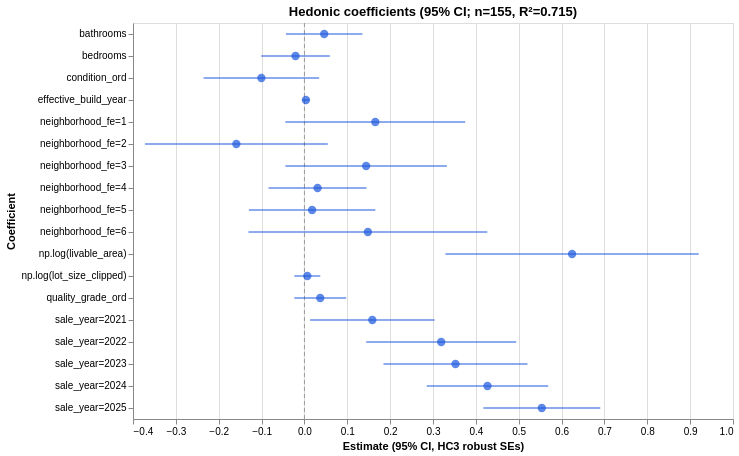

Vega-Lite specification stored for this chart:
### Vega-Lite specification from a JSON file in a GitHub repository (floating-point values rounded to 4 significant figures)
{"config": {"view": {"continuousWidth": 300, "continuousHeight": 300}}, "layer": [{"data": {"name": "data-d285a7403ed98ae579761d64a864032b"}, "mark": {"type": "rule", "color": "#999", "strokeDash": [4, 3]}, "encoding": {"x": {"field": "x", "type": "quantitative"}}}, {"data": {"name": "data-ffaed5614ad362d4172f4ca7e92766de"}, "mark": {"type": "rule", "color": "#1a56db"}, "encoding": {"x": {"field": "ci_lo", "type": "quantitative"}, "x2": {"field": "ci_hi"}, "y": {"field": "term_short", "sort": "-x", "title": "Coefficient", "type": "nominal"}}}, {"data": {"name": "data-ffaed5614ad362d4172f4ca7e92766de"}, "mark": {"type": "point", "color": "#1a56db", "filled": true, "size": 70}, "encoding": {"tooltip": [{"field": "term_short", "title": "term", "type": "nominal"}, {"field": "estimate", "format": ".4f", "type": "quantitative"}, {"field": "std_err_hc3", "format": ".4f", "type": "quantitative"}, {"field": "ci_lo", "format": ".4f", "type": "quantitative"}, {"field": "ci_hi", "format": ".4f", "type": "quantitative"}, {"field": "p_value", "format": ".4g", "type": "quantitative"}], "x": {"field": "estimate", "title": "Estimate (95% CI, HC3 robust SEs)", "type": "quantitative"}, "y": {"field": "term_short", "sort": "-x", "title": "Coefficient", "type": "nominal"}}}], "height": 396, "title": "Hedonic coefficients (95% CI; n=155, R²=0.715)", "width": 600, "$schema": "https://vega.github.io/schema/vega-lite/v6.4.1.json", "datasets": {"data-d285a7403ed98ae579761d64a864032b": [{"x": 0}], "data-ffaed5614ad362d4172f4ca7e92766de": [{"term": "C(neighborhood_fe)[T.1]", "estimate": 0.1654, "std_err_hc3": 0.1071, "p_value": 0.1227, "ci_lo": -0.04461, "ci_hi": 0.3753, "term_short": "neighborhood_fe=1"}, {"term": "C(neighborhood_fe)[T.2]", "estimate": -0.1588, "std_err_hc3": 0.1089, "p_value": 0.1446, "ci_lo": -0.3722, "ci_hi": 0.05456, "term_short": "neighborhood_fe=2"}, {"term": "C(neighborhood_fe)[T.3]", "estimate": 0.144, "std_err_hc3": 0.0961, "p_value": 0.1341, "ci_lo": -0.04437, "ci_hi": 0.3323, "term_short": "neighborhood_fe=3"}, {"term": "C(neighborhood_fe)[T.4]", "estimate": 0.03067, "std_err_hc3": 0.05834, "p_value": 0.5992, "ci_lo": -0.08368, "ci_hi": 0.145, "term_short": "neighborhood_fe=4"}, {"term": "C(neighborhood_fe)[T.5]", "estimate": 0.01791, "std_err_hc3": 0.07524, "p_value": 0.8119, "ci_lo": -0.1296, "ci_hi": 0.1654, "term_short": "neighborhood_fe=5"}, {"term": "C(neighborhood_fe)[T.6]", "estimate": 0.148, "std_err_hc3": 0.1422, "p_value": 0.2977, "ci_lo": -0.1306, "ci_hi": 0.4267, "term_short": "neighborhood_fe=6"}, {"term": "C(sale_year)[T.2021]", "estimate": 0.1585, "std_err_hc3": 0.07408, "p_value": 0.03242, "ci_lo": 0.01328, "ci_hi": 0.3037, "term_short": "sale_year=2021"}, {"term": "C(sale_year)[T.2022]", "estimate": 0.3192, "std_err_hc3": 0.0893, "p_value": 0.0003513, "ci_lo": 0.1442, "ci_hi": 0.4942, "term_short": "sale_year=2022"}, {"term": "C(sale_year)[T.2023]", "estimate": 0.3525, "std_err_hc3": 0.08568, "p_value": 3.897e-05, "ci_lo": 0.1845, "ci_hi": 0.5204, "term_short": "sale_year=2023"}, {"term": "C(sale_year)[T.2024]", "estimate": 0.4271, "std_err_hc3": 0.07232, "p_value": 3.509e-09, "ci_lo": 0.2854, "ci_hi": 0.5689, "term_short": "sale_year=2024"}, {"term": "C(sale_year)[T.2025]", "estimate": 0.5539, "std_err_hc3": 0.06959, "p_value": 1.722e-15, "ci_lo": 0.4175, "ci_hi": 0.6903, "term_short": "sale_year=2025"}, {"term": "np.log(livable_area)", "estimate": 0.6246, "std_err_hc3": 0.1508, "p_value": 3.432e-05, "ci_lo": 0.3291, "ci_hi": 0.9201, "term_short": "np.log(livable_area)"}, {"term": "np.log(lot_size_clipped)", "estimate": 0.006745, "std_err_hc3": 0.01542, "p_value": 0.6618, "ci_lo": -0.02347, "ci_hi": 0.03697, "term_short": "np.log(lot_size_clipped)"}, {"term": "effective_build_year", "estimate": 0.003476, "std_err_hc3": 0.004173, "p_value": 0.4049, "ci_lo": -0.004704, "ci_hi": 0.01166, "term_short": "effective_build_year"}, {"term": "bedrooms", "estimate": -0.0208, "std_err_hc3": 0.04087, "p_value": 0.6108, "ci_lo": -0.1009, "ci_hi": 0.05931, "term_short": "bedrooms"}, {"term": "bathrooms", "estimate": 0.04619, "std_err_hc3": 0.0455, "p_value": 0.3101, "ci_lo": -0.043, "ci_hi": 0.1354, "term_short": "bathrooms"}, {"term": "condition_ord", "estimate": -0.1004, "std_err_hc3": 0.06881, "p_value": 0.1444, "ci_lo": -0.2353, "ci_hi": 0.03443, "term_short": "condition_ord"}, {"term": "quality_grade_ord", "estimate": 0.0369, "std_err_hc3": 0.03087, "p_value": 0.232, "ci_lo": -0.02361, "ci_hi": 0.09741, "term_short": "quality_grade_ord"}]}}
